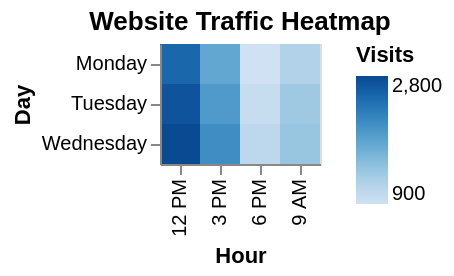

Vega-Lite specification for this chart:
### Vega-Lite specification from a JSON file in a GitHub repository (floating-point values rounded to 4 significant figures)
{"$schema": "https://vega.github.io/schema/vega-lite/v5.json", "description": "Website traffic by day and hour", "data": {"values": [{"day": "Monday", "hour": "9 AM", "visits": 1200}, {"day": "Monday", "hour": "12 PM", "visits": 2500}, {"day": "Monday", "hour": "3 PM", "visits": 1800}, {"day": "Monday", "hour": "6 PM", "visits": 900}, {"day": "Tuesday", "hour": "9 AM", "visits": 1350}, {"day": "Tuesday", "hour": "12 PM", "visits": 2700}, {"day": "Tuesday", "hour": "3 PM", "visits": 1950}, {"day": "Tuesday", "hour": "6 PM", "visits": 1000}, {"day": "Wednesday", "hour": "9 AM", "visits": 1400}, {"day": "Wednesday", "hour": "12 PM", "visits": 2800}, {"day": "Wednesday", "hour": "3 PM", "visits": 2100}, {"day": "Wednesday", "hour": "6 PM", "visits": 1100}]}, "mark": "rect", "encoding": {"x": {"field": "hour", "type": "ordinal", "axis": {"title": "Hour"}}, "y": {"field": "day", "type": "ordinal", "axis": {"title": "Day"}}, "color": {"field": "visits", "type": "quantitative", "scale": {"scheme": "blues"}, "legend": {"title": "Visits"}}}, "title": "Website Traffic Heatmap"}
